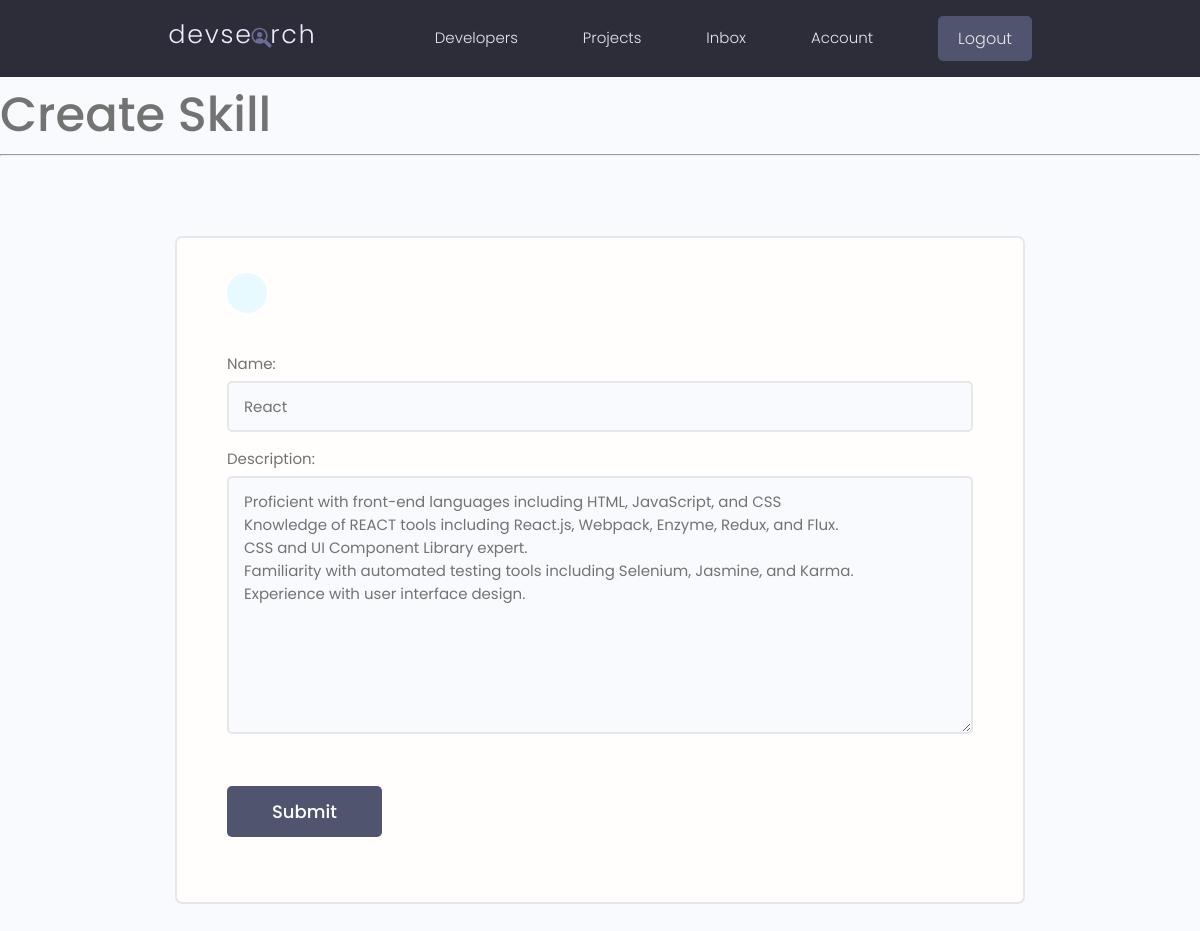
Screenshot of /update-skill/33f0d9fe-0e7e-46f5-8262-b17d930d4286 (signed in) with the database file from the repository.
### users/models.py (models this page shows, shortened)
class Skill(models.Model):
    owner = models.ForeignKey(
        Profile, on_delete=models.CASCADE, null=True, blank=True)
    name = models.CharField(max_length=200)
    description = models.TextField(null=True, blank=True)
    created = models.DateTimeField(auto_now_add=True)
    id = models.UUIDField(default=uuid.uuid4, unique=True,
                          primary_key=True, editable=False)

### users/views.py (the view)
# urls.py: path('update-skill/<str:pk>', views.updateSkill, name='update-skill'),
@login_required(login_url='login')
def updateSkill(request, pk):
    profile = request.user.profile
    skill = profile.skill_set.get(id=pk)
    form = SkillForm(instance=skill)
    if request.method == 'POST':
        form = SkillForm(request.POST, instance=skill)
        if form.is_valid():
            form.save()
            messages.success(request, "Skill updated successfully!!")
            return redirect('account')
    context = {'form': form}
    return render(request, 'users/skill-form.html', context)

### users/forms.py
class SkillForm(ModelForm):
    class Meta:
        model = Skill
        fields = ['name', 'description']
    def __init__(self, *args, **kwargs):
        super(SkillForm, self).__init__(*args, **kwargs)
        for name, field in self.fields.items():
            field.widget.attrs.update({'class': 'input'})

### users/templates/users/skill-form.html (shortened to what this page needs)
{% extends 'main.html' %}
{% block content %}
<h1>Create Skill</h1>
<hr>
    <main class="formPage my-xl">
        <div class="content-box">
            <div class="formWrapper">
                <a class="backButton" href="{% url 'account' %}"></a>
                <br>
                <form class="form" action="" method="POST" >
                    {% for field in form %}
                    <div class="form__field">
                        <label for="formInput#text">{{field.label}}: </label>
                        {{field}}
                    </div>
                    {% endfor %}
                    <input class="btn btn--sub btn--lg  my-md" type="submit" value="Submit" />
                </form>
            </div>
        </div>
    </main>
{% endblock %}

### static/styles/app.css (style rules this page uses)
:root { --color-sub: #2d2d39; }
.btn--sub { background-color: var(--color-sub-light); }
.content-box { width: 95%; max-width: 85rem; margin: 0 auto; }
.backButton { background: var(--color-main-light); color: var(--color-main); width: 4rem; height: 4rem; display: flex; align-items: center; justify-content: center; border-radius: 50%; }
.formPage .formWrapper { list-style: none; background: var(--color-white); padding: 3.5rem 5rem; border: 2px solid var(--color-light); border-radius: 0.7rem; }

### static/uikit/styles/modules/_variables.css (style rules this page uses)
:root { --color-main: #5aa5b9; --color-main-light: #e6faff; --color-sub: #3f4156; --color-sub-light: #51546e; --color-sub-lighter: #ededfd; --color-text: #737373; --color-gray: #8b8b8b; --color-light: #e5e7eb; --color-light-gray: #767676; --color-bg: #f8fafd; --color-white: #fffefd; --color-white-light: #f3f3f3; --color-success: #359e64; --color-success-bg: #def8e8; --color-error: #fc4b0b; --color-error-bg: #fff2ee; --font-base: 'Poppins', arial, helvetica, 'Segoe UI', roboto, ubuntu, sans-serif; --font-monospace: 'Fira Code', 'Courier New', courier, monospace; --font-regular: 300; --font-medium: 500; --font-bold: 700; --generic-shadow: 1px 1px 5px #00000010; --generic-transition: all 0.3s ease-in-out; }

### static/uikit/styles/modules/_base.css (style rules this page uses)
* { margin: 0; padding: 0; box-sizing: border-box; text-rendering: optimizeLegibility; color: inherit; font-size: inherit; }
html { font-size: 50%; }
@media only screen and (min-width: 480px) { html { font-size: 56.25%; } }
@media only screen and (min-width: 1200px) { html { font-size: 62.5%; } }
body { line-height: 1.6; font-weight: 400; font-size: 1.5rem; color: var(--color-text); background-color: var(--color-bg); min-height: 100vh; }

### static/uikit/styles/modules/_typography.css (style rules this page uses)
* { font-family: var(--font-base); }
h1 { font-size: 4.8rem; font-weight: var(--font-medium); }
a { padding-bottom: 2px; text-decoration: none; display: inline-block; color: var(--color-main); font-weight: var(--font-medium); }

### static/uikit/styles/modules/_utilities.css (style rules this page uses)
.my-md { margin: 3rem auto; }
.my-xl { margin: 8rem auto; }

### static/uikit/styles/modules/_button.css (style rules this page uses)
.btn { display: inline-block; position: relative; cursor: pointer; background-color: var(--color-light); font-weight: var(--font-medium); color: var(--color-sub); text-decoration: none; padding: 1rem 2rem; border-radius: 0.5rem; border: none; width: -webkit-fit-content; width: -moz-fit-content; width: fit-content; height: -webkit-fit-content; height: -moz-fit-content; height: fit-content; font-size: 1.6rem; outline-width: 0; outline-color: transparent; -webkit-backface-visibility: hidden; backface-visibility: hidden; transition: all 0.3s ease-in-out; }
.btn--sub { background-color: var(--color-sub); color: var(--color-white); }
.btn--lg { font-size: 1.8rem; padding: 1.2rem 4.5rem; }

### static/uikit/styles/modules/_form.css (style rules this page uses)
.form { display: block; }
.form__field { margin-top: 1.5rem; margin-bottom: 1.5rem; }
.form__label, .form__field > label { display: block; margin-bottom: 0.5rem; color: var(--color-text); }
input.input[type='text'], input.input[type='email'], input.input[type='password'], input.input[type='number'], textarea.input { min-width: 24rem; width: 100%; padding: 1.2rem 1.5rem; border-radius: 0.5rem; border: 2px solid var(--color-light); transition: all 0.3s ease-in-out; background-color: var(--color-bg); }

### rows the page displays
Skill: form "React" "Proficient with front-end languages including HTML, JavaScript, and CSS Knowledge of REACT tools including React.js, Webpack, Enzyme, Redux, and Flux. CSS and UI Component Library expert. Familiarity with automated testing tools including Selenium, Jasmine, and Karma. Experience with user interface design."

### other values shown
{{ field.label }} "Name" "Description"
